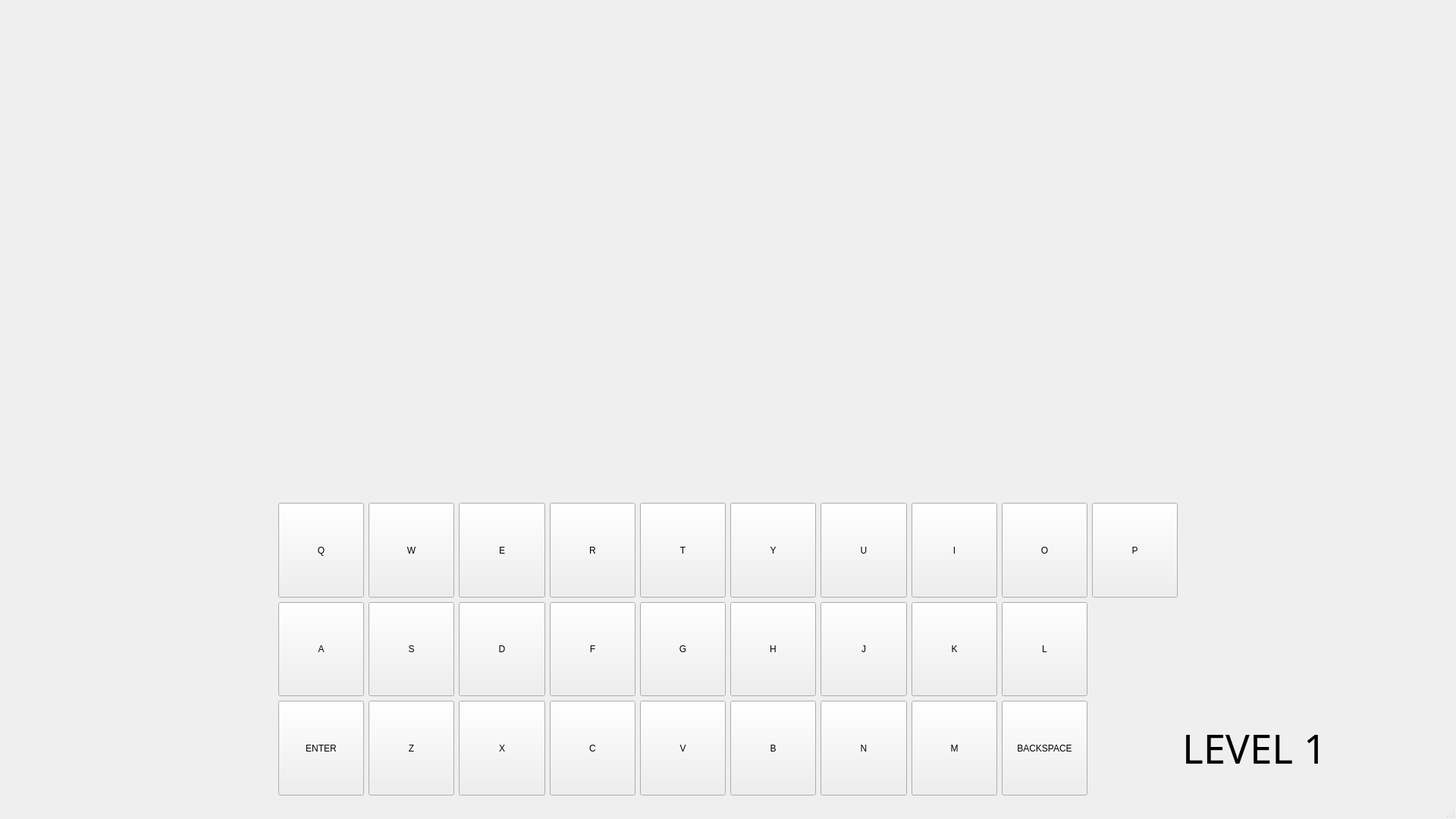
<?xml version="1.0" encoding="UTF-8"?>
<ui version="4.0">
 <class>Wordle</class>
 <widget class="QMainWindow" name="Wordle">
  <property name="geometry">
   <rect>
    <x>0</x>
    <y>0</y>
    <width>1920</width>
    <height>1080</height>
   </rect>
  </property>
  <property name="sizePolicy">
   <sizepolicy hsizetype="Preferred" vsizetype="Expanding">
    <horstretch>0</horstretch>
    <verstretch>0</verstretch>
   </sizepolicy>
  </property>
  <property name="windowTitle">
   <string>MainWindow</string>
  </property>
  <widget class="QWidget" name="centralwidget">
   <layout class="QGridLayout" name="gridLayout">
    <item row="6" column="13">
     <widget class="QPushButton" name="JButton">
      <property name="sizePolicy">
       <sizepolicy hsizetype="Fixed" vsizetype="Expanding">
        <horstretch>0</horstretch>
        <verstretch>0</verstretch>
       </sizepolicy>
      </property>
      <property name="maximumSize">
       <size>
        <width>114</width>
        <height>16777215</height>
       </size>
      </property>
      <property name="text">
       <string>J</string>
      </property>
     </widget>
    </item>
    <item row="1" column="13">
     <widget class="QLabel" name="Square2d">
      <property name="sizePolicy">
       <sizepolicy hsizetype="Fixed" vsizetype="Preferred">
        <horstretch>0</horstretch>
        <verstretch>0</verstretch>
       </sizepolicy>
      </property>
      <property name="maximumSize">
       <size>
        <width>114</width>
        <height>16777215</height>
       </size>
      </property>
      <property name="text">
       <string/>
      </property>
     </widget>
    </item>
    <item row="7" column="14">
     <widget class="QPushButton" name="MButton">
      <property name="sizePolicy">
       <sizepolicy hsizetype="Fixed" vsizetype="Expanding">
        <horstretch>0</horstretch>
        <verstretch>0</verstretch>
       </sizepolicy>
      </property>
      <property name="maximumSize">
       <size>
        <width>114</width>
        <height>16777215</height>
       </size>
      </property>
      <property name="text">
       <string>M</string>
      </property>
     </widget>
    </item>
    <item row="5" column="0">
     <widget class="QLabel" name="label_31">
      <property name="text">
       <string/>
      </property>
     </widget>
    </item>
    <item row="2" column="14">
     <widget class="QLabel" name="Square3e">
      <property name="sizePolicy">
       <sizepolicy hsizetype="Fixed" vsizetype="Preferred">
        <horstretch>0</horstretch>
        <verstretch>0</verstretch>
       </sizepolicy>
      </property>
      <property name="maximumSize">
       <size>
        <width>114</width>
        <height>16777215</height>
       </size>
      </property>
      <property name="text">
       <string/>
      </property>
     </widget>
    </item>
    <item row="7" column="12">
     <widget class="QPushButton" name="BButton">
      <property name="sizePolicy">
       <sizepolicy hsizetype="Fixed" vsizetype="Expanding">
        <horstretch>0</horstretch>
        <verstretch>0</verstretch>
       </sizepolicy>
      </property>
      <property name="maximumSize">
       <size>
        <width>114</width>
        <height>16777215</height>
       </size>
      </property>
      <property name="text">
       <string>B</string>
      </property>
     </widget>
    </item>
    <item row="4" column="10">
     <widget class="QLabel" name="Square5a">
      <property name="sizePolicy">
       <sizepolicy hsizetype="Fixed" vsizetype="Preferred">
        <horstretch>0</horstretch>
        <verstretch>0</verstretch>
       </sizepolicy>
      </property>
      <property name="maximumSize">
       <size>
        <width>114</width>
        <height>16777215</height>
       </size>
      </property>
      <property name="text">
       <string/>
      </property>
      <property name="wordWrap">
       <bool>false</bool>
      </property>
     </widget>
    </item>
    <item row="2" column="12">
     <widget class="QLabel" name="Square3c">
      <property name="sizePolicy">
       <sizepolicy hsizetype="Fixed" vsizetype="Preferred">
        <horstretch>0</horstretch>
        <verstretch>0</verstretch>
       </sizepolicy>
      </property>
      <property name="maximumSize">
       <size>
        <width>114</width>
        <height>16777215</height>
       </size>
      </property>
      <property name="text">
       <string/>
      </property>
     </widget>
    </item>
    <item row="7" column="15">
     <widget class="QPushButton" name="BackspaceButton">
      <property name="sizePolicy">
       <sizepolicy hsizetype="Fixed" vsizetype="Expanding">
        <horstretch>0</horstretch>
        <verstretch>0</verstretch>
       </sizepolicy>
      </property>
      <property name="maximumSize">
       <size>
        <width>114</width>
        <height>16777215</height>
       </size>
      </property>
      <property name="text">
       <string>BACKSPACE</string>
      </property>
     </widget>
    </item>
    <item row="3" column="13">
     <widget class="QLabel" name="Square4d">
      <property name="sizePolicy">
       <sizepolicy hsizetype="Fixed" vsizetype="Preferred">
        <horstretch>0</horstretch>
        <verstretch>0</verstretch>
       </sizepolicy>
      </property>
      <property name="maximumSize">
       <size>
        <width>114</width>
        <height>16777215</height>
       </size>
      </property>
      <property name="text">
       <string/>
      </property>
     </widget>
    </item>
    <item row="7" column="9">
     <widget class="QPushButton" name="XButton">
      <property name="sizePolicy">
       <sizepolicy hsizetype="Fixed" vsizetype="Expanding">
        <horstretch>0</horstretch>
        <verstretch>0</verstretch>
       </sizepolicy>
      </property>
      <property name="maximumSize">
       <size>
        <width>114</width>
        <height>16777215</height>
       </size>
      </property>
      <property name="text">
       <string>X</string>
      </property>
     </widget>
    </item>
    <item row="0" column="13">
     <widget class="QLabel" name="Square1d">
      <property name="sizePolicy">
       <sizepolicy hsizetype="Fixed" vsizetype="Preferred">
        <horstretch>0</horstretch>
        <verstretch>0</verstretch>
       </sizepolicy>
      </property>
      <property name="maximumSize">
       <size>
        <width>114</width>
        <height>16777215</height>
       </size>
      </property>
      <property name="text">
       <string/>
      </property>
     </widget>
    </item>
    <item row="6" column="5">
     <widget class="QPushButton" name="AButton">
      <property name="sizePolicy">
       <sizepolicy hsizetype="Fixed" vsizetype="Preferred">
        <horstretch>0</horstretch>
        <verstretch>0</verstretch>
       </sizepolicy>
      </property>
      <property name="maximumSize">
       <size>
        <width>114</width>
        <height>16777215</height>
       </size>
      </property>
      <property name="text">
       <string>A</string>
      </property>
     </widget>
    </item>
    <item row="5" column="15">
     <widget class="QPushButton" name="OButton">
      <property name="sizePolicy">
       <sizepolicy hsizetype="Fixed" vsizetype="Expanding">
        <horstretch>0</horstretch>
        <verstretch>0</verstretch>
       </sizepolicy>
      </property>
      <property name="maximumSize">
       <size>
        <width>114</width>
        <height>16777215</height>
       </size>
      </property>
      <property name="text">
       <string>O</string>
      </property>
     </widget>
    </item>
    <item row="0" column="14">
     <widget class="QLabel" name="Square1e">
      <property name="sizePolicy">
       <sizepolicy hsizetype="Fixed" vsizetype="Preferred">
        <horstretch>0</horstretch>
        <verstretch>0</verstretch>
       </sizepolicy>
      </property>
      <property name="maximumSize">
       <size>
        <width>114</width>
        <height>16777215</height>
       </size>
      </property>
      <property name="text">
       <string/>
      </property>
     </widget>
    </item>
    <item row="0" column="10">
     <widget class="QLabel" name="Square1a">
      <property name="sizePolicy">
       <sizepolicy hsizetype="Fixed" vsizetype="Expanding">
        <horstretch>0</horstretch>
        <verstretch>0</verstretch>
       </sizepolicy>
      </property>
      <property name="maximumSize">
       <size>
        <width>114</width>
        <height>16777215</height>
       </size>
      </property>
      <property name="text">
       <string/>
      </property>
     </widget>
    </item>
    <item row="4" column="14">
     <widget class="QLabel" name="Square5e">
      <property name="sizePolicy">
       <sizepolicy hsizetype="Fixed" vsizetype="Preferred">
        <horstretch>0</horstretch>
        <verstretch>0</verstretch>
       </sizepolicy>
      </property>
      <property name="maximumSize">
       <size>
        <width>114</width>
        <height>16777215</height>
       </size>
      </property>
      <property name="text">
       <string/>
      </property>
     </widget>
    </item>
    <item row="7" column="5">
     <widget class="QPushButton" name="EnterButton">
      <property name="sizePolicy">
       <sizepolicy hsizetype="Fixed" vsizetype="Expanding">
        <horstretch>0</horstretch>
        <verstretch>0</verstretch>
       </sizepolicy>
      </property>
      <property name="maximumSize">
       <size>
        <width>114</width>
        <height>16777215</height>
       </size>
      </property>
      <property name="text">
       <string>ENTER</string>
      </property>
     </widget>
    </item>
    <item row="2" column="10">
     <widget class="QLabel" name="Square3a">
      <property name="sizePolicy">
       <sizepolicy hsizetype="Fixed" vsizetype="Expanding">
        <horstretch>0</horstretch>
        <verstretch>0</verstretch>
       </sizepolicy>
      </property>
      <property name="maximumSize">
       <size>
        <width>114</width>
        <height>16777215</height>
       </size>
      </property>
      <property name="text">
       <string/>
      </property>
     </widget>
    </item>
    <item row="7" column="11">
     <widget class="QPushButton" name="VButton">
      <property name="sizePolicy">
       <sizepolicy hsizetype="Fixed" vsizetype="Expanding">
        <horstretch>0</horstretch>
        <verstretch>0</verstretch>
       </sizepolicy>
      </property>
      <property name="maximumSize">
       <size>
        <width>114</width>
        <height>16777215</height>
       </size>
      </property>
      <property name="text">
       <string>V</string>
      </property>
     </widget>
    </item>
    <item row="6" column="12">
     <widget class="QPushButton" name="HButton">
      <property name="sizePolicy">
       <sizepolicy hsizetype="Fixed" vsizetype="Expanding">
        <horstretch>0</horstretch>
        <verstretch>0</verstretch>
       </sizepolicy>
      </property>
      <property name="maximumSize">
       <size>
        <width>114</width>
        <height>16777215</height>
       </size>
      </property>
      <property name="text">
       <string>H</string>
      </property>
     </widget>
    </item>
    <item row="7" column="13">
     <widget class="QPushButton" name="NButton">
      <property name="sizePolicy">
       <sizepolicy hsizetype="Fixed" vsizetype="Expanding">
        <horstretch>0</horstretch>
        <verstretch>0</verstretch>
       </sizepolicy>
      </property>
      <property name="maximumSize">
       <size>
        <width>114</width>
        <height>16777215</height>
       </size>
      </property>
      <property name="text">
       <string>N</string>
      </property>
     </widget>
    </item>
    <item row="5" column="13">
     <widget class="QPushButton" name="UButton">
      <property name="sizePolicy">
       <sizepolicy hsizetype="Fixed" vsizetype="Expanding">
        <horstretch>0</horstretch>
        <verstretch>0</verstretch>
       </sizepolicy>
      </property>
      <property name="maximumSize">
       <size>
        <width>114</width>
        <height>16777215</height>
       </size>
      </property>
      <property name="text">
       <string>U</string>
      </property>
     </widget>
    </item>
    <item row="3" column="12">
     <widget class="QLabel" name="Square4c">
      <property name="sizePolicy">
       <sizepolicy hsizetype="Fixed" vsizetype="Preferred">
        <horstretch>0</horstretch>
        <verstretch>0</verstretch>
       </sizepolicy>
      </property>
      <property name="maximumSize">
       <size>
        <width>114</width>
        <height>16777215</height>
       </size>
      </property>
      <property name="text">
       <string/>
      </property>
     </widget>
    </item>
    <item row="6" column="7">
     <widget class="QPushButton" name="SButton">
      <property name="sizePolicy">
       <sizepolicy hsizetype="Fixed" vsizetype="Expanding">
        <horstretch>0</horstretch>
        <verstretch>0</verstretch>
       </sizepolicy>
      </property>
      <property name="maximumSize">
       <size>
        <width>114</width>
        <height>16777215</height>
       </size>
      </property>
      <property name="text">
       <string>S</string>
      </property>
     </widget>
    </item>
    <item row="5" column="5">
     <widget class="QPushButton" name="QButton">
      <property name="sizePolicy">
       <sizepolicy hsizetype="Fixed" vsizetype="Expanding">
        <horstretch>0</horstretch>
        <verstretch>0</verstretch>
       </sizepolicy>
      </property>
      <property name="maximumSize">
       <size>
        <width>114</width>
        <height>16777215</height>
       </size>
      </property>
      <property name="text">
       <string>Q</string>
      </property>
     </widget>
    </item>
    <item row="5" column="12">
     <widget class="QPushButton" name="YButton">
      <property name="sizePolicy">
       <sizepolicy hsizetype="Fixed" vsizetype="Expanding">
        <horstretch>0</horstretch>
        <verstretch>0</verstretch>
       </sizepolicy>
      </property>
      <property name="maximumSize">
       <size>
        <width>114</width>
        <height>16777215</height>
       </size>
      </property>
      <property name="text">
       <string>Y</string>
      </property>
     </widget>
    </item>
    <item row="7" column="7">
     <widget class="QPushButton" name="ZButton">
      <property name="sizePolicy">
       <sizepolicy hsizetype="Fixed" vsizetype="Expanding">
        <horstretch>0</horstretch>
        <verstretch>0</verstretch>
       </sizepolicy>
      </property>
      <property name="maximumSize">
       <size>
        <width>114</width>
        <height>16777215</height>
       </size>
      </property>
      <property name="text">
       <string>Z</string>
      </property>
     </widget>
    </item>
    <item row="4" column="12">
     <widget class="QLabel" name="Square5c">
      <property name="sizePolicy">
       <sizepolicy hsizetype="Fixed" vsizetype="Expanding">
        <horstretch>0</horstretch>
        <verstretch>0</verstretch>
       </sizepolicy>
      </property>
      <property name="maximumSize">
       <size>
        <width>114</width>
        <height>16777215</height>
       </size>
      </property>
      <property name="text">
       <string/>
      </property>
     </widget>
    </item>
    <item row="0" column="11">
     <widget class="QLabel" name="Square1b">
      <property name="sizePolicy">
       <sizepolicy hsizetype="Fixed" vsizetype="Preferred">
        <horstretch>0</horstretch>
        <verstretch>0</verstretch>
       </sizepolicy>
      </property>
      <property name="maximumSize">
       <size>
        <width>114</width>
        <height>16777215</height>
       </size>
      </property>
      <property name="text">
       <string/>
      </property>
     </widget>
    </item>
    <item row="5" column="2">
     <widget class="QLabel" name="label_29">
      <property name="text">
       <string/>
      </property>
     </widget>
    </item>
    <item row="5" column="1">
     <widget class="QLabel" name="label_30">
      <property name="text">
       <string/>
      </property>
     </widget>
    </item>
    <item row="3" column="14">
     <widget class="QLabel" name="Square4e">
      <property name="sizePolicy">
       <sizepolicy hsizetype="Fixed" vsizetype="Preferred">
        <horstretch>0</horstretch>
        <verstretch>0</verstretch>
       </sizepolicy>
      </property>
      <property name="maximumSize">
       <size>
        <width>114</width>
        <height>16777215</height>
       </size>
      </property>
      <property name="text">
       <string/>
      </property>
     </widget>
    </item>
    <item row="2" column="13">
     <widget class="QLabel" name="Square3d">
      <property name="sizePolicy">
       <sizepolicy hsizetype="Fixed" vsizetype="Preferred">
        <horstretch>0</horstretch>
        <verstretch>0</verstretch>
       </sizepolicy>
      </property>
      <property name="maximumSize">
       <size>
        <width>114</width>
        <height>16777215</height>
       </size>
      </property>
      <property name="text">
       <string/>
      </property>
     </widget>
    </item>
    <item row="7" column="10">
     <widget class="QPushButton" name="CButton">
      <property name="sizePolicy">
       <sizepolicy hsizetype="Fixed" vsizetype="Expanding">
        <horstretch>0</horstretch>
        <verstretch>0</verstretch>
       </sizepolicy>
      </property>
      <property name="maximumSize">
       <size>
        <width>114</width>
        <height>16777215</height>
       </size>
      </property>
      <property name="text">
       <string>C</string>
      </property>
     </widget>
    </item>
    <item row="1" column="11">
     <widget class="QLabel" name="Square2b">
      <property name="sizePolicy">
       <sizepolicy hsizetype="Fixed" vsizetype="Preferred">
        <horstretch>0</horstretch>
        <verstretch>0</verstretch>
       </sizepolicy>
      </property>
      <property name="maximumSize">
       <size>
        <width>114</width>
        <height>16777215</height>
       </size>
      </property>
      <property name="text">
       <string/>
      </property>
     </widget>
    </item>
    <item row="3" column="10">
     <widget class="QLabel" name="Square4a">
      <property name="sizePolicy">
       <sizepolicy hsizetype="Fixed" vsizetype="Expanding">
        <horstretch>0</horstretch>
        <verstretch>0</verstretch>
       </sizepolicy>
      </property>
      <property name="maximumSize">
       <size>
        <width>114</width>
        <height>16777215</height>
       </size>
      </property>
      <property name="text">
       <string/>
      </property>
     </widget>
    </item>
    <item row="6" column="11">
     <widget class="QPushButton" name="GButton">
      <property name="sizePolicy">
       <sizepolicy hsizetype="Fixed" vsizetype="Expanding">
        <horstretch>0</horstretch>
        <verstretch>0</verstretch>
       </sizepolicy>
      </property>
      <property name="maximumSize">
       <size>
        <width>114</width>
        <height>16777215</height>
       </size>
      </property>
      <property name="text">
       <string>G</string>
      </property>
     </widget>
    </item>
    <item row="4" column="11">
     <widget class="QLabel" name="Square5b">
      <property name="sizePolicy">
       <sizepolicy hsizetype="Fixed" vsizetype="Preferred">
        <horstretch>0</horstretch>
        <verstretch>0</verstretch>
       </sizepolicy>
      </property>
      <property name="maximumSize">
       <size>
        <width>114</width>
        <height>16777215</height>
       </size>
      </property>
      <property name="text">
       <string/>
      </property>
     </widget>
    </item>
    <item row="5" column="23">
     <widget class="QLabel" name="label_27">
      <property name="text">
       <string/>
      </property>
     </widget>
    </item>
    <item row="3" column="11">
     <widget class="QLabel" name="Square4b">
      <property name="sizePolicy">
       <sizepolicy hsizetype="Fixed" vsizetype="Preferred">
        <horstretch>0</horstretch>
        <verstretch>0</verstretch>
       </sizepolicy>
      </property>
      <property name="maximumSize">
       <size>
        <width>114</width>
        <height>16777215</height>
       </size>
      </property>
      <property name="text">
       <string/>
      </property>
     </widget>
    </item>
    <item row="5" column="24">
     <widget class="QLabel" name="label_28">
      <property name="text">
       <string/>
      </property>
     </widget>
    </item>
    <item row="6" column="10">
     <widget class="QPushButton" name="FButton">
      <property name="sizePolicy">
       <sizepolicy hsizetype="Fixed" vsizetype="Preferred">
        <horstretch>0</horstretch>
        <verstretch>0</verstretch>
       </sizepolicy>
      </property>
      <property name="maximumSize">
       <size>
        <width>114</width>
        <height>16777215</height>
       </size>
      </property>
      <property name="text">
       <string>F</string>
      </property>
     </widget>
    </item>
    <item row="2" column="11">
     <widget class="QLabel" name="Square3b">
      <property name="sizePolicy">
       <sizepolicy hsizetype="Fixed" vsizetype="Preferred">
        <horstretch>0</horstretch>
        <verstretch>0</verstretch>
       </sizepolicy>
      </property>
      <property name="maximumSize">
       <size>
        <width>114</width>
        <height>16777215</height>
       </size>
      </property>
      <property name="text">
       <string/>
      </property>
     </widget>
    </item>
    <item row="5" column="21">
     <widget class="QPushButton" name="PButton">
      <property name="sizePolicy">
       <sizepolicy hsizetype="Fixed" vsizetype="Expanding">
        <horstretch>0</horstretch>
        <verstretch>0</verstretch>
       </sizepolicy>
      </property>
      <property name="maximumSize">
       <size>
        <width>114</width>
        <height>16777215</height>
       </size>
      </property>
      <property name="text">
       <string>P</string>
      </property>
     </widget>
    </item>
    <item row="6" column="9">
     <widget class="QPushButton" name="DButton">
      <property name="sizePolicy">
       <sizepolicy hsizetype="Fixed" vsizetype="Preferred">
        <horstretch>0</horstretch>
        <verstretch>0</verstretch>
       </sizepolicy>
      </property>
      <property name="maximumSize">
       <size>
        <width>114</width>
        <height>16777215</height>
       </size>
      </property>
      <property name="text">
       <string>D</string>
      </property>
     </widget>
    </item>
    <item row="5" column="11">
     <widget class="QPushButton" name="TButton">
      <property name="sizePolicy">
       <sizepolicy hsizetype="Fixed" vsizetype="Expanding">
        <horstretch>0</horstretch>
        <verstretch>0</verstretch>
       </sizepolicy>
      </property>
      <property name="maximumSize">
       <size>
        <width>114</width>
        <height>16777215</height>
       </size>
      </property>
      <property name="text">
       <string>T</string>
      </property>
     </widget>
    </item>
    <item row="5" column="9">
     <widget class="QPushButton" name="EButton">
      <property name="sizePolicy">
       <sizepolicy hsizetype="Fixed" vsizetype="Expanding">
        <horstretch>0</horstretch>
        <verstretch>0</verstretch>
       </sizepolicy>
      </property>
      <property name="maximumSize">
       <size>
        <width>114</width>
        <height>16777215</height>
       </size>
      </property>
      <property name="text">
       <string>E</string>
      </property>
     </widget>
    </item>
    <item row="4" column="13">
     <widget class="QLabel" name="Square5d">
      <property name="sizePolicy">
       <sizepolicy hsizetype="Fixed" vsizetype="Preferred">
        <horstretch>0</horstretch>
        <verstretch>0</verstretch>
       </sizepolicy>
      </property>
      <property name="maximumSize">
       <size>
        <width>114</width>
        <height>16777215</height>
       </size>
      </property>
      <property name="text">
       <string/>
      </property>
     </widget>
    </item>
    <item row="5" column="7">
     <widget class="QPushButton" name="WButton">
      <property name="sizePolicy">
       <sizepolicy hsizetype="Fixed" vsizetype="Expanding">
        <horstretch>0</horstretch>
        <verstretch>0</verstretch>
       </sizepolicy>
      </property>
      <property name="maximumSize">
       <size>
        <width>114</width>
        <height>16777215</height>
       </size>
      </property>
      <property name="text">
       <string>W</string>
      </property>
     </widget>
    </item>
    <item row="5" column="22">
     <widget class="QLabel" name="label_26">
      <property name="text">
       <string/>
      </property>
     </widget>
    </item>
    <item row="6" column="14">
     <widget class="QPushButton" name="KButton">
      <property name="sizePolicy">
       <sizepolicy hsizetype="Fixed" vsizetype="Expanding">
        <horstretch>0</horstretch>
        <verstretch>0</verstretch>
       </sizepolicy>
      </property>
      <property name="maximumSize">
       <size>
        <width>114</width>
        <height>16777215</height>
       </size>
      </property>
      <property name="text">
       <string>K</string>
      </property>
     </widget>
    </item>
    <item row="6" column="15">
     <widget class="QPushButton" name="LButton">
      <property name="sizePolicy">
       <sizepolicy hsizetype="Fixed" vsizetype="Expanding">
        <horstretch>0</horstretch>
        <verstretch>0</verstretch>
       </sizepolicy>
      </property>
      <property name="maximumSize">
       <size>
        <width>114</width>
        <height>16777215</height>
       </size>
      </property>
      <property name="text">
       <string>L</string>
      </property>
     </widget>
    </item>
    <item row="1" column="10">
     <widget class="QLabel" name="Square2a">
      <property name="sizePolicy">
       <sizepolicy hsizetype="Fixed" vsizetype="Expanding">
        <horstretch>0</horstretch>
        <verstretch>0</verstretch>
       </sizepolicy>
      </property>
      <property name="maximumSize">
       <size>
        <width>114</width>
        <height>16777215</height>
       </size>
      </property>
      <property name="text">
       <string/>
      </property>
     </widget>
    </item>
    <item row="1" column="14">
     <widget class="QLabel" name="Square2e">
      <property name="sizePolicy">
       <sizepolicy hsizetype="Fixed" vsizetype="Preferred">
        <horstretch>0</horstretch>
        <verstretch>0</verstretch>
       </sizepolicy>
      </property>
      <property name="maximumSize">
       <size>
        <width>114</width>
        <height>16777215</height>
       </size>
      </property>
      <property name="text">
       <string/>
      </property>
     </widget>
    </item>
    <item row="0" column="12">
     <widget class="QLabel" name="Square1c">
      <property name="sizePolicy">
       <sizepolicy hsizetype="Fixed" vsizetype="Preferred">
        <horstretch>0</horstretch>
        <verstretch>0</verstretch>
       </sizepolicy>
      </property>
      <property name="maximumSize">
       <size>
        <width>114</width>
        <height>16777215</height>
       </size>
      </property>
      <property name="text">
       <string/>
      </property>
     </widget>
    </item>
    <item row="5" column="10">
     <widget class="QPushButton" name="RButton">
      <property name="sizePolicy">
       <sizepolicy hsizetype="Fixed" vsizetype="Expanding">
        <horstretch>0</horstretch>
        <verstretch>0</verstretch>
       </sizepolicy>
      </property>
      <property name="maximumSize">
       <size>
        <width>114</width>
        <height>16777215</height>
       </size>
      </property>
      <property name="text">
       <string>R</string>
      </property>
     </widget>
    </item>
    <item row="5" column="14">
     <widget class="QPushButton" name="IButton">
      <property name="sizePolicy">
       <sizepolicy hsizetype="Fixed" vsizetype="Expanding">
        <horstretch>0</horstretch>
        <verstretch>0</verstretch>
       </sizepolicy>
      </property>
      <property name="maximumSize">
       <size>
        <width>114</width>
        <height>16777215</height>
       </size>
      </property>
      <property name="text">
       <string>I</string>
      </property>
     </widget>
    </item>
    <item row="1" column="12">
     <widget class="QLabel" name="Square2c">
      <property name="sizePolicy">
       <sizepolicy hsizetype="Fixed" vsizetype="Preferred">
        <horstretch>0</horstretch>
        <verstretch>0</verstretch>
       </sizepolicy>
      </property>
      <property name="maximumSize">
       <size>
        <width>114</width>
        <height>16777215</height>
       </size>
      </property>
      <property name="text">
       <string/>
      </property>
     </widget>
    </item>
    <item row="7" column="22" colspan="2">
     <widget class="QLabel" name="LevelLabel">
      <property name="font">
       <font>
        <family>Sitka</family>
        <pointsize>40</pointsize>
       </font>
      </property>
      <property name="text">
       <string>LEVEL 1</string>
      </property>
     </widget>
    </item>
   </layout>
  </widget>
  <widget class="QMenuBar" name="menubar">
   <property name="geometry">
    <rect>
     <x>0</x>
     <y>0</y>
     <width>1920</width>
     <height>21</height>
    </rect>
   </property>
  </widget>
  <widget class="QStatusBar" name="statusbar"/>
 </widget>
 <resources/>
 <connections/>
</ui>
